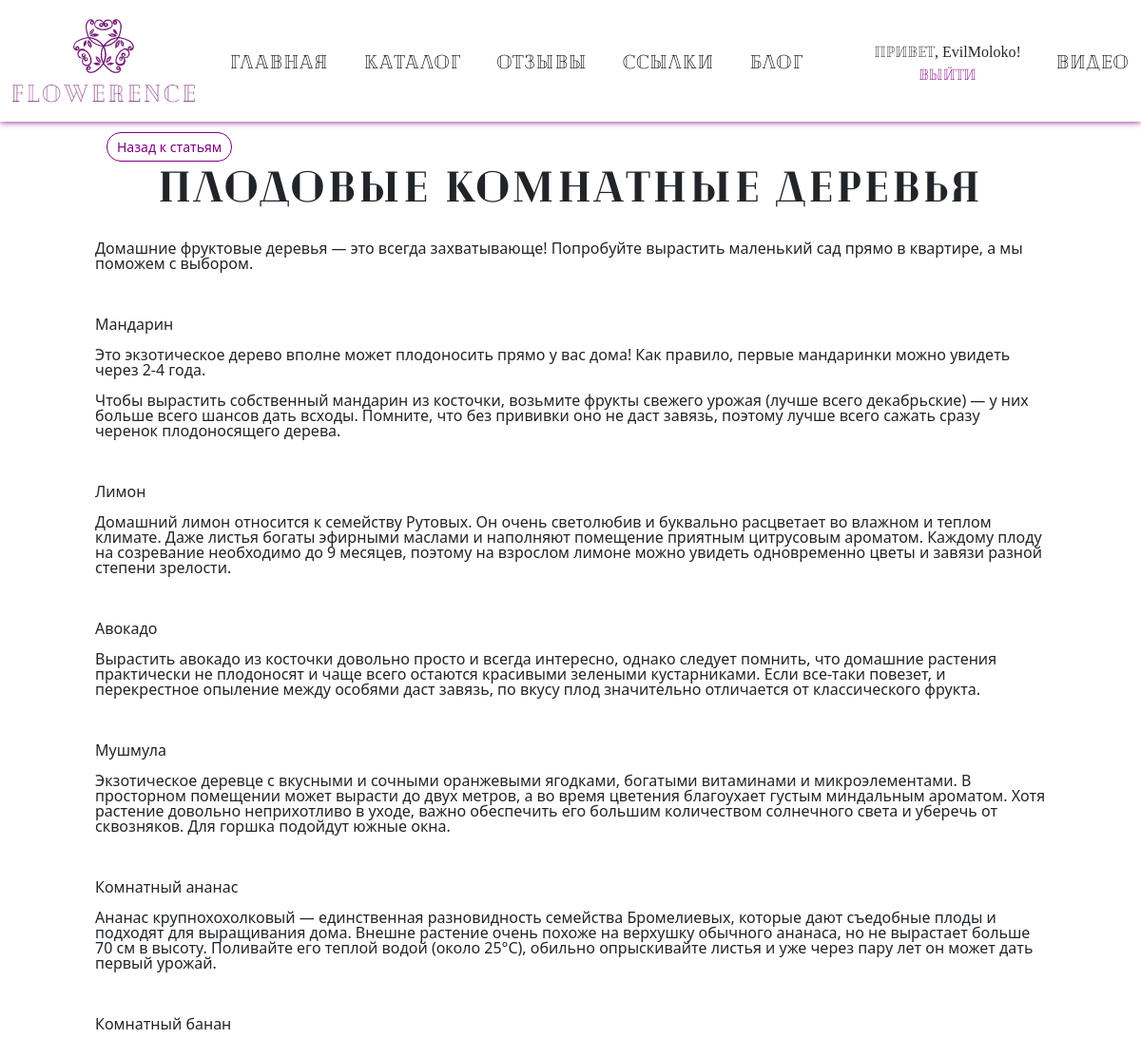
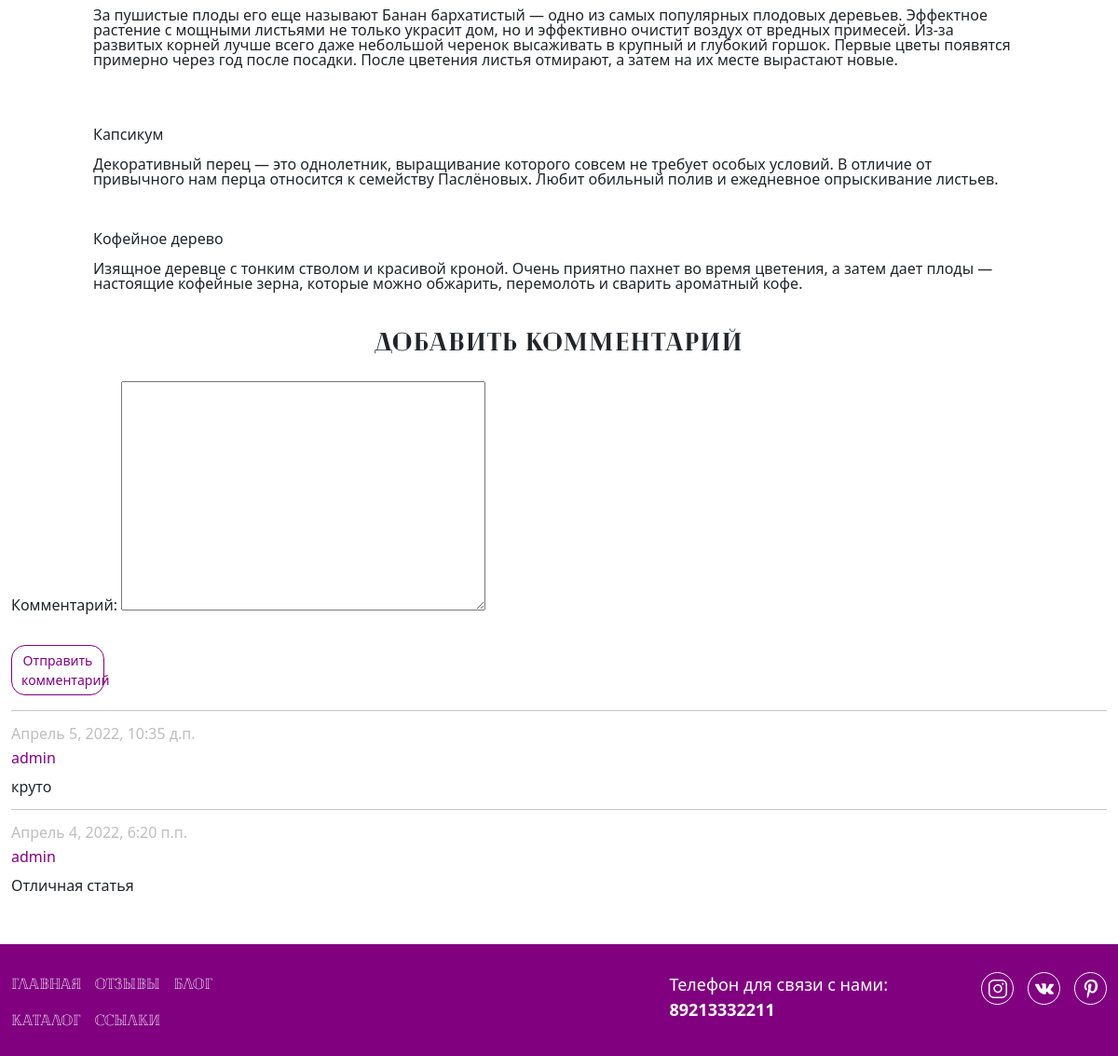
Screenshot of /blogpost/4/ (signed in) with the database file from the repository (2 pictures, top to bottom).
### app/models.py (models this page shows, shortened)
class Blog(models.Model):
    author = models.ForeignKey(User, null=True, blank=True, on_delete = models.SET_NULL, verbose_name = "Автор")
    title = models.CharField(max_length=100, unique_for_date="posted", verbose_name="Заголовок")
    description = models.TextField(verbose_name="Краткое содержание")
    content = models.TextField(verbose_name="Полное содержание")
    posted = models.DateTimeField(default=datetime.now(), db_index=True, verbose_name="Опубликовано")
    image = models.FileField(default = 'temp.jpg', verbose_name = "Путь к картинке")
    class Meta:
        db_table = "Posts"
        ordering = ["-posted"]
        verbose_name = "статья блога"
        verbose_name_plural = "статьи блога"

class Comment(models.Model):
    text = models.TextField(verbose_name="Текст комментария")
    date = models.DateTimeField(default=datetime.now(), db_index=True, verbose_name="Дата комментария")
    author = models.ForeignKey(User, on_delete = models.CASCADE, verbose_name = "Автор комментария")
    post = models.ForeignKey(Blog, on_delete = models.CASCADE, verbose_name = "Статья комментария")
    class Meta:
        db_table = "Comment"
        ordering = ["-date"]
        verbose_name = "Комментарии к статье блога"
        verbose_name_plural = " Комментарии к статьям блога"

### app/views.py (the view)
# urls.py: path('blogpost/<int:parametr>/', views.blogpost, name='blogpost'),
def blogpost(request, parametr):
    assert isinstance(request, HttpRequest)
    post_1 = Blog.objects.get(id=parametr) # запрос на выбор конкретной статьи по параметру
    comments = Comment.objects.filter(post=parametr)
    if request.method == "POST": # после отправки данных формы на сервер методом POST
        form = CommentForm(request.POST)
        if form.is_valid():
            comment_f = form.save(commit=False)
            comment_f.author = request.user # добавляем (так как этого поля нет в форме) в модель Комментария (Comment) в поле автор авторизованного пользователя
            comment_f.date = datetime.now() # добавляем в модель Комментария (Comment) текущую дату
            comment_f.post = Blog.objects.get(id=parametr) # добавляем в модель Комментария (Comment) статью, для которой данный комментарий
            comment_f.save() # сохраняем изменения после добавления полей
            return redirect('blogpost', parametr=post_1.id) # переадресация на ту же страницу статьи после отправки комментария
    else:
        form = CommentForm() # создание формы для ввода комментария
        return render(
        request,
        'app/blogpost.html',
        {
            'post_1': post_1, # передача конкретной статьи в шаблон веб-страницы
            'comments': comments, # передача всех комментариев к данной статье в шаблон веб-страницы
            'form': form, # передача формы добавления комментария в шаблон веб-страницы
            'year':datetime.now().year,
        }
    )

### app/forms.py
class CommentForm (forms.ModelForm):
    class Meta:
        model = Comment # используемая модель
        fields = ('text',) # требуется заполнить только поле text
        labels = {'text': "Комментарий"} # метка к полю формы text

### app/templates/app/blogpost.html (shortened to what this page needs)
﻿{% extends "app/layout.html" %}
{% load staticfiles %}
{% block content %}
    <div class="blogpost">
        <div class="container">
            <a class="btn btn_prev" href="{% url 'blog' %}"> Назад к статьям </a>
            <h2 class="blogpost__header"> {{post_1.title}} </h2>
            <p class="blogpost__content"> {{post_1.content|linebreaksbr}} </p>
            {% if user.is_authenticated %}
                <h2 class="blogpost__comment-header">Добавить комментарий</h2>
                <form method="POST" >{% csrf_token %}
                <div>
                {{form.as_p}}
                <button type="submit" class="save btn btn_submit" > Отправить комментарий </button>
                </div>
                </form>
            {% else %}
                <h2 class="blogpost__comment-header"> Для добавления своего комментария, пожалуйста, авторизуйтесь </h2>
            {% endif %}
            {% for comment in comments %}
                <hr/>
                <div class="blogpost__comment-date"> {{comment.date}} </div>
                <div class="blogpost__comment-author"> {{comment.author}} </div>
                <p class="blogpost__comment-text"> {{comment.text|linebreaksbr}} </p>
                {% endfor %}
        </div>
    </div>
{% endblock %}

### app/templates/app/loginpartial.html (shortened to what this page needs)
﻿{% if user.is_authenticated %}
<form id="logoutForm" action="/logout/" method="post">
    <ul class="login">
        <li class="login__item">Привет, {{ user.username }}!</li>
        <li class="login__item"><a href="javascript:document.getElementById('logoutForm').submit()">Выйти</a></li>
    </ul>
</form>
{% endif %}

### rows the page displays
Blog: title "Плодовые комнатные деревья", content "Домашние фруктовые деревья — это всегда захватывающе! Попробуйте вырастить маленький сад прямо в квартире, а мы поможем с выбором. Мандарин Это экзотическое дерево вполне может плодоносить прямо у вас дома! Как правило, первые мандаринки можно увидеть через 2-4 года. Чтобы вырастить собственный мандарин из косточки, возьмите фрукты свежего урожая (лучше всего декабрьские) — у них больше всего шансов дать всходы. Помните, что без прививки оно не даст завязь, поэтому лучше всего сажать сразу черенок плодоносящего дерева. Лимон Домашний лимон относится к семейству Рутовых. Он очень светолюбив и буквально расцветает во влажном и теплом климате. Даже листья богаты эфирными маслами и наполняют…"
Comment: date "Апрель 5, 2022, 10:35 д.п.", author "admin", text "круто"
Comment: date "Апрель 4, 2022, 6:20 п.п.", author "admin", text "Отличная статья"

### other values shown
{{ user.username }} "EvilMoloko"
